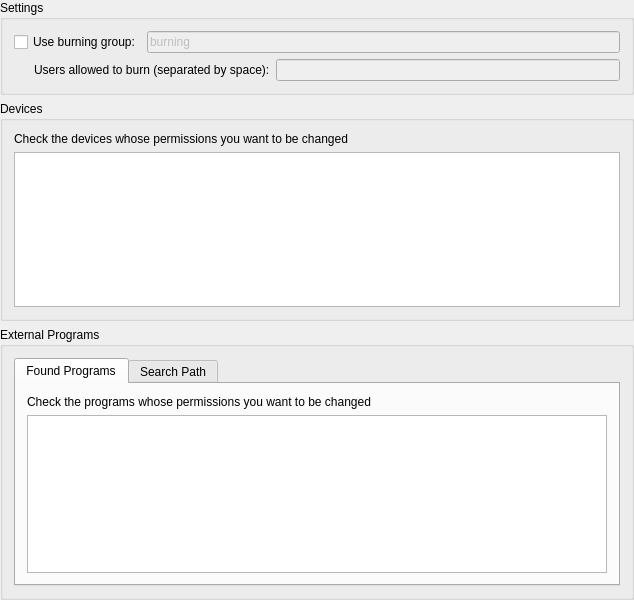
<?xml version="1.0" encoding="UTF-8"?>
<ui version="4.0">
 <class>base_K3bSetup</class>
 <widget class="QWidget" name="base_K3bSetup">
  <property name="geometry">
   <rect>
    <x>0</x>
    <y>0</y>
    <width>634</width>
    <height>600</height>
   </rect>
  </property>
  <layout class="QHBoxLayout">
   <property name="margin">
    <number>0</number>
   </property>
   <item>
    <layout class="QVBoxLayout">
     <item>
      <widget class="QGroupBox" name="groupBox3">
       <property name="title">
        <string>Settings</string>
       </property>
       <layout class="QVBoxLayout">
        <item>
         <layout class="QHBoxLayout">
          <item>
           <widget class="QCheckBox" name="m_checkUseBurningGroup">
            <property name="whatsThis">
             <string>&lt;p&gt;If this option is checked, only the users in the specified group will be able to burn CDs and DVDs, since only they will have access to the devices and the CD recording programs used by K3b.&lt;/p&gt;
&lt;p&gt;Otherwise all users on the system have access to the devices and to all K3b functionality.</string>
            </property>
            <property name="text">
             <string>Use burning group:</string>
            </property>
           </widget>
          </item>
          <item>
           <widget class="KLineEdit" name="m_editBurningGroup">
            <property name="enabled">
             <bool>false</bool>
            </property>
            <property name="text">
             <string>burning</string>
            </property>
            <property name="showClearButton" stdset="0">
             <bool>true</bool>
            </property>
           </widget>
          </item>
         </layout>
        </item>
        <item>
         <widget class="QFrame" name="m_frameUsers">
          <layout class="QHBoxLayout" name="horizontalLayout">
           <property name="margin">
            <number>0</number>
           </property>
           <item>
            <spacer name="spacer1">
             <property name="orientation">
              <enum>Qt::Horizontal</enum>
             </property>
             <property name="sizeType">
              <enum>QSizePolicy::Fixed</enum>
             </property>
             <property name="sizeHint" stdset="0">
              <size>
               <width>20</width>
               <height>10</height>
              </size>
             </property>
            </spacer>
           </item>
           <item>
            <widget class="QLabel" name="textLabel2">
             <property name="text">
              <string>Users allowed to burn (separated by space):</string>
             </property>
             <property name="wordWrap">
              <bool>false</bool>
             </property>
            </widget>
           </item>
           <item>
            <widget class="KLineEdit" name="m_editUsers">
             <property name="enabled">
              <bool>false</bool>
             </property>
             <property name="showClearButton" stdset="0">
              <bool>true</bool>
             </property>
            </widget>
           </item>
          </layout>
         </widget>
        </item>
       </layout>
      </widget>
     </item>
     <item>
      <widget class="QGroupBox" name="groupBox1">
       <property name="title">
        <string>Devices</string>
       </property>
       <layout class="QVBoxLayout">
        <item>
         <widget class="QLabel" name="textLabel1_2">
          <property name="text">
           <string>Check the devices whose permissions you want to be changed</string>
          </property>
          <property name="wordWrap">
           <bool>false</bool>
          </property>
         </widget>
        </item>
        <item>
         <widget class="QTreeView" name="m_viewDevices">
          <property name="rootIsDecorated">
           <bool>false</bool>
          </property>
          <attribute name="headerStretchLastSection">
           <bool>false</bool>
          </attribute>
         </widget>
        </item>
       </layout>
      </widget>
     </item>
     <item>
      <widget class="QGroupBox" name="groupBox2">
       <property name="title">
        <string>External Programs</string>
       </property>
       <layout class="QVBoxLayout">
        <item>
         <widget class="QTabWidget" name="tabWidget2">
          <property name="currentIndex">
           <number>0</number>
          </property>
          <widget class="QWidget" name="tab">
           <attribute name="title">
            <string>Found Programs</string>
           </attribute>
           <layout class="QVBoxLayout">
            <item>
             <widget class="QLabel" name="textLabel1">
              <property name="text">
               <string>Check the programs whose permissions you want to be changed</string>
              </property>
              <property name="wordWrap">
               <bool>false</bool>
              </property>
             </widget>
            </item>
            <item>
             <widget class="QTreeView" name="m_viewPrograms">
              <property name="rootIsDecorated">
               <bool>false</bool>
              </property>
              <attribute name="headerStretchLastSection">
               <bool>false</bool>
              </attribute>
             </widget>
            </item>
           </layout>
          </widget>
          <widget class="QWidget" name="tab1">
           <attribute name="title">
            <string>Search Path</string>
           </attribute>
           <layout class="QVBoxLayout">
            <item>
             <widget class="QGroupBox" name="groupBox4">
              <property name="title">
               <string>Search Path</string>
              </property>
              <layout class="QVBoxLayout">
               <item>
                <widget class="KEditListWidget" name="m_editSearchPath">
                </widget>
               </item>
              </layout>
             </widget>
            </item>
            <item>
             <widget class="QLabel" name="textLabel1_3">
              <property name="text">
               <string>&lt;qt&gt;&lt;b&gt;Hint:&lt;/b&gt; to force K3b to use another than the default name for the executable specify it in the search path.&lt;/qt&gt;</string>
              </property>
              <property name="wordWrap">
               <bool>true</bool>
              </property>
             </widget>
            </item>
           </layout>
          </widget>
         </widget>
        </item>
       </layout>
      </widget>
     </item>
    </layout>
   </item>
  </layout>
 </widget>
 <layoutdefault spacing="6" margin="11"/>
 <customwidgets>
  <customwidget>
   <class>KEditListWidget</class>
   <extends>QWidget</extends>
   <header>keditlistwidget.h</header>
  </customwidget>
  <customwidget>
   <class>KLineEdit</class>
   <extends>QLineEdit</extends>
   <header>klineedit.h</header>
  </customwidget>
 </customwidgets>
 <includes>
  <include location="local">keditlistwidget.h</include>
  <include location="local">klineedit.h</include>
 </includes>
 <resources/>
 <connections>
  <connection>
   <sender>m_checkUseBurningGroup</sender>
   <signal>toggled(bool)</signal>
   <receiver>m_editBurningGroup</receiver>
   <slot>setEnabled(bool)</slot>
   <hints>
    <hint type="sourcelabel">
     <x>121</x>
     <y>45</y>
    </hint>
    <hint type="destinationlabel">
     <x>202</x>
     <y>43</y>
    </hint>
   </hints>
  </connection>
  <connection>
   <sender>m_checkUseBurningGroup</sender>
   <signal>toggled(bool)</signal>
   <receiver>m_editUsers</receiver>
   <slot>setEnabled(bool)</slot>
   <hints>
    <hint type="sourcelabel">
     <x>55</x>
     <y>46</y>
    </hint>
    <hint type="destinationlabel">
     <x>367</x>
     <y>80</y>
    </hint>
   </hints>
  </connection>
 </connections>
</ui>
